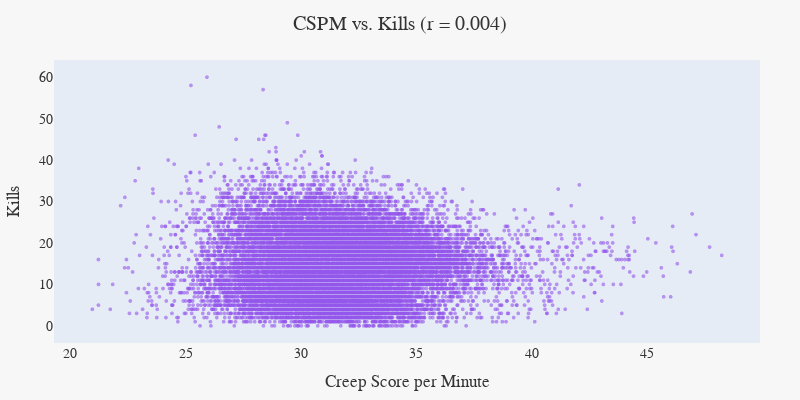

Source (notebook cell):
### Markdown cell above
Now that we have examined some individual distributions, we can now transfer our attention to analyzing the relationships between variables. In the univariate analysis step, we made observations of how CSPM and kills are individually distributed, and we can now extend that in this step. By plotting CSPM against kills and comparing damage output in wins versus losses, we can get a general idea of which variables are correlated. The insights gained here will be helpful in conducting hypothesis tests and our modeling process down the line.

### Code cell
corr = round(df['cspm'].corr(df['kills']),3)
fig = px.scatter(
    df,
    x="cspm",
    y="kills",
    color_discrete_sequence=["#9457EB"],
    opacity=0.7,
    labels={"cspm":"Creep Score per Minute", "kills":"Kills "},
    title=f"CSPM vs. Kills (r = {corr})"
)
fig.update_traces(
    marker={"size": 4, "opacity": 0.6}
)
fig.update_layout(
    paper_bgcolor="#F7F7F7",               
    width= 800,
    height=400,
    margin=dict(l=40, r=40, t=60, b=40),
    title_x=0.5,
    font=dict(family="Calibri, sans-serif", size=14, color="#333333"),
    xaxis=dict(showgrid=False),  
    yaxis=dict(showgrid=False, zeroline = False) 
)
fig.show()

### Figure 1 — Plotly figure (JSON) as saved in the notebook; plotly's stock layout.template omitted (floating-point values rounded to 4 significant figures; data arrays with more than 128 entries replaced by an {"elided": "..."} marker saying what was removed)
{"data": [{"hovertemplate": "Creep Score per Minute=%{x}<br>Kills =%{y}<extra></extra>", "legendgroup": "", "marker": {"color": "#9457EB", "opacity": 0.6, "size": 4, "symbol": "circle"}, "mode": "markers", "name": "", "showlegend": false, "type": "scattergl", "x": {"elided": "21312 float values"}, "xaxis": "x", "y": {"elided": "21312 int values"}, "yaxis": "y"}], "layout": {"font": {"color": "#333333", "family": "Calibri, sans-serif", "size": 14}, "height": 400, "legend": {"tracegroupgap": 0}, "margin": {"b": 40, "l": 40, "r": 40, "t": 60}, "paper_bgcolor": "#F7F7F7", "title": {"text": "CSPM vs. Kills (r = 0.004)", "x": 0.5}, "width": 800, "xaxis": {"anchor": "y", "domain": [0, 1], "showgrid": false, "title": {"text": "Creep Score per Minute"}}, "yaxis": {"anchor": "x", "domain": [0, 1], "showgrid": false, "title": {"text": "Kills "}, "zeroline": false}}}
